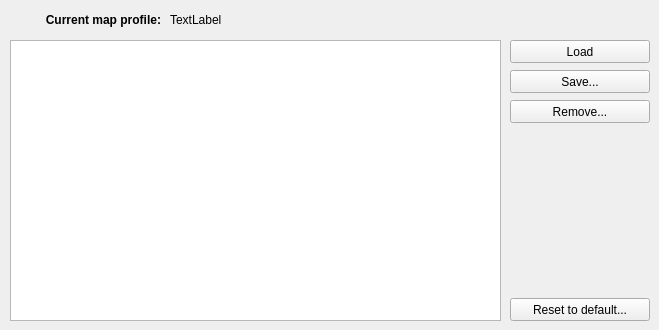
   <widget class="QWidget" name="tab">
    <attribute name="title">
     <string>Map profile</string>
    </attribute>
    <widget class="QListView" name="listView">
     <property name="geometry">
      <rect>
       <x>10</x>
       <y>40</y>
       <width>491</width>
       <height>281</height>
      </rect>
     </property>
     <property name="editTriggers">
      <set>QAbstractItemView::NoEditTriggers</set>
     </property>
    </widget>
    <widget class="QPushButton" name="pushButton_28">
     <property name="geometry">
      <rect>
       <x>510</x>
       <y>40</y>
       <width>140</width>
       <height>23</height>
      </rect>
     </property>
     <property name="text">
      <string>Load</string>
     </property>
    </widget>
    <widget class="QPushButton" name="pushButton_29">
     <property name="geometry">
      <rect>
       <x>510</x>
       <y>70</y>
       <width>140</width>
       <height>23</height>
      </rect>
     </property>
     <property name="text">
      <string>Save...</string>
     </property>
    </widget>
    <widget class="QPushButton" name="pushButton_30">
     <property name="geometry">
      <rect>
       <x>510</x>
       <y>298</y>
       <width>140</width>
       <height>23</height>
      </rect>
     </property>
     <property name="text">
      <string>Reset to default...</string>
     </property>
    </widget>
    <widget class="QPushButton" name="pushButton_32">
     <property name="geometry">
      <rect>
       <x>510</x>
       <y>100</y>
       <width>140</width>
       <height>23</height>
      </rect>
     </property>
     <property name="text">
      <string>Remove...</string>
     </property>
    </widget>
    <widget class="QLabel" name="label_29">
     <property name="geometry">
      <rect>
       <x>10</x>
       <y>10</y>
       <width>151</width>
       <height>20</height>
      </rect>
     </property>
     <property name="font">
      <font>
       <weight>75</weight>
       <bold>true</bold>
      </font>
     </property>
     <property name="text">
      <string>Current map profile:</string>
     </property>
     <property name="alignment">
      <set>Qt::AlignRight|Qt::AlignTrailing|Qt::AlignVCenter</set>
     </property>
    </widget>
    <widget class="QLabel" name="label_30">
     <property name="geometry">
      <rect>
       <x>170</x>
       <y>10</y>
       <width>301</width>
       <height>20</height>
      </rect>
     </property>
     <property name="text">
      <string>TextLabel</string>
     </property>
    </widget>
   </widget>
